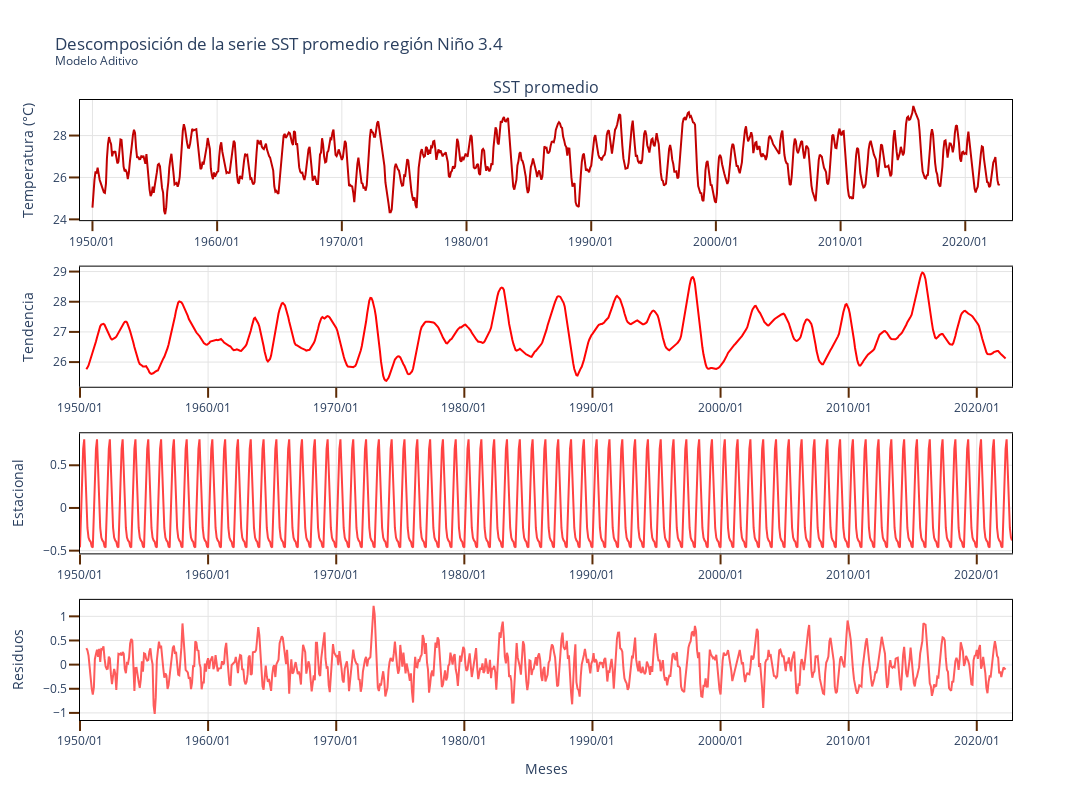

Source (notebook cell):
### Code cell
# Modelo Aditivo
fig_aditivo = seasonal_decompose_plot(data=data_pandas[['nino34_mean']].dropna().copy(),
                                        model='additive',
                                        period=12)
fig_aditivo.write_image(DIR + 'figures/nino34/descom_aditivo.png')
fig_aditivo.show()

### Figure 1 — Plotly figure (JSON) as saved in the notebook; plotly's stock layout.template omitted (floating-point values rounded to 4 significant figures; data arrays with more than 128 entries replaced by an {"elided": "..."} marker saying what was removed)
{"data": [{"line": {"color": "#C10101", "width": 2}, "mode": "lines", "name": "Tempreatura promedio observada NIÑO 3.4", "type": "scatter", "x": {"elided": "874 str values"}, "xaxis": "x", "y": {"elided": "874 float values"}, "yaxis": "y"}, {"line": {"color": "#FF0303", "width": 2}, "mode": "lines", "name": "NIÑO 3.4", "type": "scatter", "x": {"elided": "874 str values"}, "xaxis": "x2", "y": {"elided": "874 float values"}, "yaxis": "y2"}, {"line": {"color": "#FF4242", "width": 2}, "mode": "lines", "name": "NIÑO 3.4", "type": "scatter", "x": {"elided": "874 str values"}, "xaxis": "x3", "y": {"elided": "874 float values"}, "yaxis": "y3"}, {"line": {"color": "#FE5C5C", "width": 2}, "mode": "lines", "name": "NIÑO 3.4", "type": "scatter", "x": {"elided": "874 str values"}, "xaxis": "x4", "y": {"elided": "874 float values"}, "yaxis": "y4"}], "layout": {"annotations": [{"font": {"size": 16}, "showarrow": false, "text": "SST promedio", "x": 0.5, "xanchor": "center", "xref": "paper", "y": 1, "yanchor": "bottom", "yref": "paper"}], "height": 800, "showlegend": false, "title": {"text": "\n                                 Descomposición de la serie SST promedio región Niño 3.4\n                                 <br><sup>Modelo Aditivo</sup>\n                                 "}, "width": 1500, "xaxis": {"anchor": "y", "domain": [0, 1], "gridcolor": "#E4E4E4", "linecolor": "black", "linewidth": 1, "mirror": true, "range": ["1949-01-01T00:00:00", "2023-10-01T00:00:00"], "showline": true, "tickcolor": "#5C2B05", "tickformat": "%Y/%m", "ticklen": 10, "ticks": "outside", "tickwidth": 2, "title": {"text": ""}}, "xaxis2": {"anchor": "y2", "domain": [0, 1], "gridcolor": "#E4E4E4", "linecolor": "black", "linewidth": 1, "mirror": true, "showline": true, "tickcolor": "#5C2B05", "tickformat": "%Y/%m", "ticklen": 10, "ticks": "outside", "tickwidth": 2, "title": {"text": ""}}, "xaxis3": {"anchor": "y3", "domain": [0, 1], "gridcolor": "#E4E4E4", "linecolor": "black", "linewidth": 1, "mirror": true, "showline": true, "tickcolor": "#5C2B05", "tickformat": "%Y/%m", "ticklen": 10, "ticks": "outside", "tickwidth": 2, "title": {"text": ""}}, "xaxis4": {"anchor": "y4", "domain": [0, 1], "gridcolor": "#E4E4E4", "linecolor": "black", "linewidth": 1, "mirror": true, "showline": true, "tickcolor": "#5C2B05", "tickformat": "%Y/%m", "ticklen": 10, "ticks": "outside", "tickwidth": 2, "title": {"text": "Meses"}}, "yaxis": {"anchor": "x", "domain": [0.8063, 1], "gridcolor": "#E4E4E4", "linecolor": "black", "linewidth": 1, "mirror": true, "showline": true, "tickcolor": "#5C2B05", "ticklen": 10, "ticks": "outside", "tickwidth": 2, "title": {"text": "Temperatura (°C)"}}, "yaxis2": {"anchor": "x2", "domain": [0.5375, 0.7312], "gridcolor": "#E4E4E4", "linecolor": "black", "linewidth": 1, "mirror": true, "showline": true, "tickcolor": "#5C2B05", "ticklen": 10, "ticks": "outside", "tickwidth": 2, "title": {"text": "Tendencia"}}, "yaxis3": {"anchor": "x3", "domain": [0.2687, 0.4625], "gridcolor": "#E4E4E4", "linecolor": "black", "linewidth": 1, "mirror": true, "showline": true, "tickcolor": "#5C2B05", "ticklen": 10, "ticks": "outside", "tickwidth": 2, "title": {"text": "Estacional"}}, "yaxis4": {"anchor": "x4", "domain": [0, 0.1938], "gridcolor": "#E4E4E4", "linecolor": "black", "linewidth": 1, "mirror": true, "showline": true, "tickcolor": "#5C2B05", "ticklen": 10, "ticks": "outside", "tickwidth": 2, "title": {"text": "Residuos"}}}}
